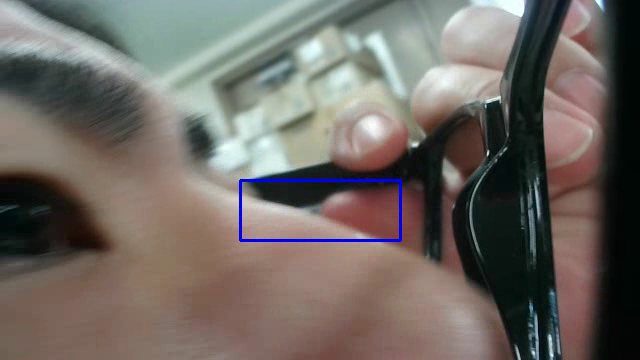
#> input picture frame 15 of eyeRobot/yyyymmdd_1h.mp4, 640 x 360 px, given in place of the camera
$ python ard.py
#> lines starting #> are read from the running program, lines starting #| are printed output that depends on the picture; after the words box and inside, x2 and y2 are one past the last pixel; in counts of white or black regions, pixels touching at a corner belong together
from re import L
from turtle import delay
import cv2
import numpy as np
from matplotlib import pyplot as plt
import serial
import time
from statistics import mode

# Trimming area
xmin, xmax = 320, 403  #100 , 500
ymin, ymax = 250, 435  #100 , 300

xs, xl = 270, 380
ys, yl = 110, 200

cap = cv2.VideoCapture(1)
savevideo = cv2.VideoCapture(0+cv2.CAP_DSHOW)

cap.set(cv2.CAP_PROP_FOURCC, cv2.VideoWriter_fourcc('M', 'J', 'P', 'G'))
width = cap.set(cv2.CAP_PROP_FRAME_WIDTH, 540)
height = cap.set(cv2.CAP_PROP_FRAME_HEIGHT, 360)
fourcc = cv2.VideoWriter_fourcc('m', 'p', '4', 'v')
video = cv2.VideoWriter(R'C:\Users\admin\Desktop\data\experiments.mp4', fourcc, 15, (640, 480))


kernel = np.array([[-1,-1,-1], [-1,9,-1], [-1,-1,-1]], np.float32)

# [57 lines left out: functions p_tile_threshold, draw, getpoint, judge, not called in this run]

while True :
    #frame取得
    ret , frame = cap.read()
#> frame is the input picture: shape (360, 640, 3); mean B, G, R 99, 104.6, 111
    ret1, frame1 = savevideo.read()
    # frame1 = frame1[ys:yl, xs:xl]
    rgbf = frame    #追記しました

    frame = cv2.filter2D(frame, -1, kernel)
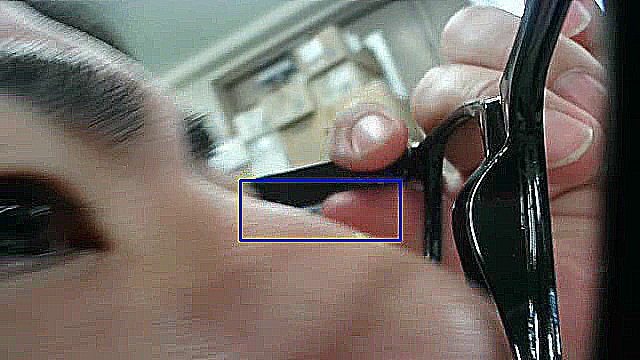
#> frame: shape (360, 640, 3); mean B, G, R 99, 105.5, 112.2

    #GaussianFilter　平滑化
    filter = cv2.GaussianBlur(frame, (5, 5), 1)
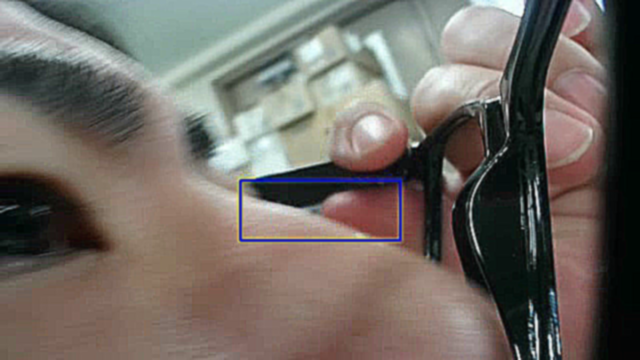
#> filter: shape (360, 640, 3); mean B, G, R 99, 105.5, 112.2

    #Grayscale変換
    gray = cv2.cvtColor(filter[ymin:ymax, xmin:xmax], cv2.COLOR_RGB2GRAY)  #trimmnig
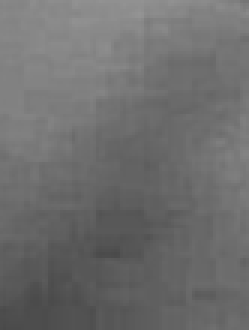
#> gray: shape (110, 83) (shown 3 times larger); min 73, max 148, mean 109.5
    # gray = cv2.cvtColor(filter, cv2.COLOR_RGB2GRAY)

    "最小外接円"
    #Canny法　edge検出
    edges = cv2.Canny(gray, 170, 240)  #C1-205では220 , 330
#> edges: shape (110, 83); every value is 0
    # edgeを膨張させる(Dilaion)  morphology変換
    # edges = cv2.dilate(edges, kernel=np.ones((5, 5), np.uint8))
    contours, hierarchy = cv2.findContours(edges, cv2.RETR_TREE, cv2.CHAIN_APPROX_SIMPLE, offset=(xmin, ymin))
#> contours = []
    for i, cnt in enumerate(contours):
        center, radius = cv2.minEnclosingCircle(cnt)
        xp, yp, w, h = cv2.boundingRect(cnt)
        white_ratio, black_ratio = judge(frame, xp, yp, w, h)
        if white_ratio < 30 and black_ratio > 70:
            if radius < 25 and radius > 15:
                draw(frame, (center[0], center[1]), radius)
                intarray = np.asarray(center, dtype = int)
                x, y = getpoint(intarray[0], intarray[1])
                # [10 lines of commented-out code are left out]

                xx = (146 - x)//2
                yy = (125 - y)//2
                z = 3
                if xx < 1 and xx > -1 and yy < 1 and yy > -1:
                    z =  6
                print(( xx , yy ))
                #######################################################################################
                d = str(xx) + ':' + str(yy) + ';' + str(z) + '/'
                ser = serial.Serial()
                ser.port = "COM4"     #デバイスマネージャでArduinoのポート確認
                ser.baudrate = 9600   #Arduinoと合わせる
                ser.setDTR(False)     #DTRを常にLOWにしReset阻止
                ser.open()            #COMポートを開く
                ser.write(bytes(d, 'utf-8'))          #送りたい内容をバイト列で送信
                ser.close()           #COMポートを閉じる
                time.sleep(5)         #送受信両方の通信のためにディレイが必要。ならもうとりあえずこれでいいや
                if z == 6:
                    break
#> this loop made 0 passes
                # [11 lines of commented-out code are left out]


    cv2.rectangle(frame, (xmin, ymin), (xmax, ymax), (255, 0, 0), 2)
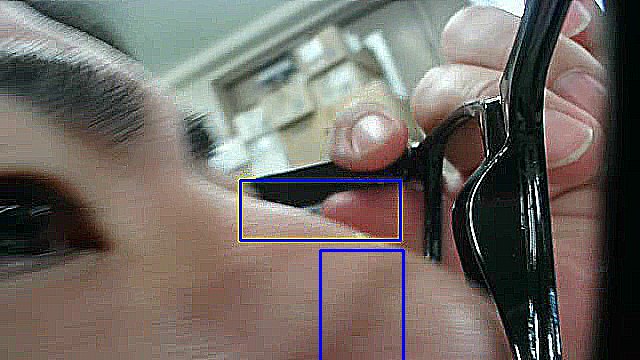
#> frame: shape (360, 640, 3); 0.39% of pixels changed, all inside (x1, y1, x2, y2) = (319, 249, 405, 360)


    cv2.imshow('output', frame)
    # cv2.imshow('save frame', frame1)
    cv2.imshow("edge", edges)
    video.write(frame1)

    if cv2.waitKey(1) & 0xFF == ord('q'):
#> (key q is pressed here)
        break

# 撮影用オブジェクトとウィンドウの解放
cap.release()
savevideo.release()
video.release()
cv2.destroyAllWindows()

$ run again, starting later in the video
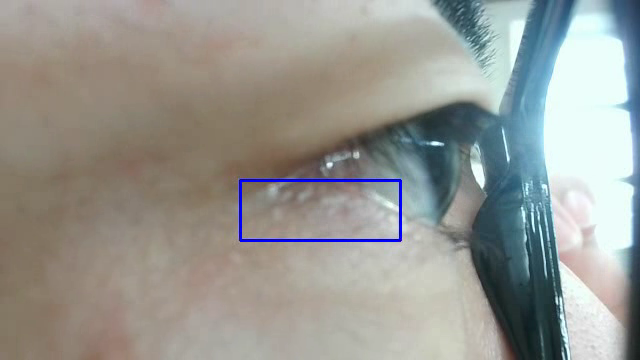
#> input picture frame 67 of eyeRobot/yyyymmdd_1h.mp4, 640 x 360 px, given in place of the camera
#> frame is the input picture: shape (360, 640, 3); mean B, G, R 146.5, 151.7, 151.1
#> `gray = cv2.cvtColor(filter[ymin:ymax, xmin:xmax], cv2.COLOR_RGB2GRAY)`:
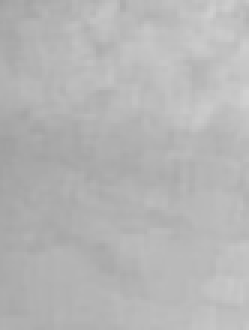
#> gray: shape (110, 83) (shown 3 times larger); min 160, max 208, mean 181.6
#> edges: shape (110, 83); every value is 0
#> contours = []
#> `cv2.rectangle(frame, (xmin, ymin), (xmax, ymax), (255, 0, 0), 2)`:
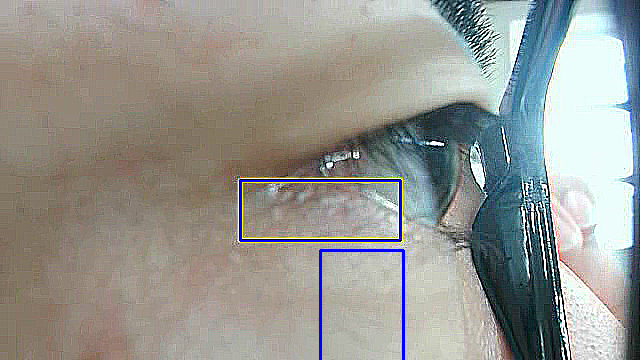
#> frame: shape (360, 640, 3); mean B, G, R 145.1, 150.6, 150.6
